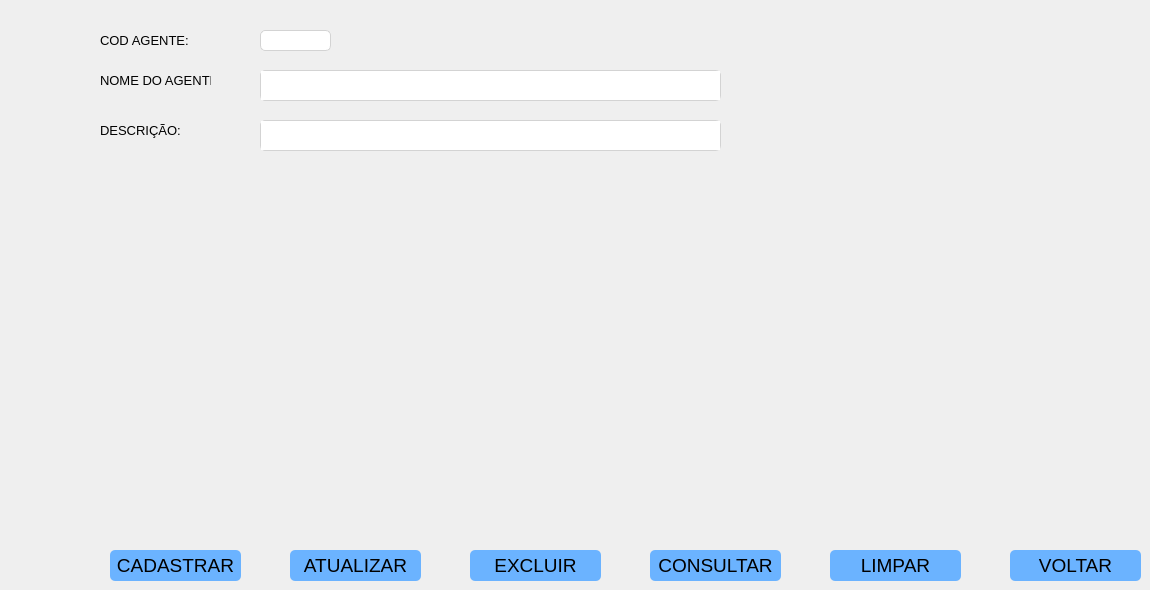
     <widget class="QWidget" name="tab_3">
      <attribute name="title">
       <string>AGENTE CAUSADOR</string>
      </attribute>
      <widget class="QLabel" name="cod_agente">
       <property name="geometry">
        <rect>
         <x>100</x>
         <y>30</y>
         <width>91</width>
         <height>20</height>
        </rect>
       </property>
       <property name="font">
        <font>
         <pointsize>10</pointsize>
        </font>
       </property>
       <property name="styleSheet">
        <string notr="true">border: none;</string>
       </property>
       <property name="text">
        <string>COD AGENTE:</string>
       </property>
       <property name="alignment">
        <set>Qt::AlignLeading|Qt::AlignLeft|Qt::AlignVCenter</set>
       </property>
      </widget>
      <widget class="QLineEdit" name="campo_cod_agente">
       <property name="geometry">
        <rect>
         <x>260</x>
         <y>30</y>
         <width>71</width>
         <height>21</height>
        </rect>
       </property>
       <property name="font">
        <font>
         <pointsize>10</pointsize>
        </font>
       </property>
       <property name="styleSheet">
        <string notr="true">border: 0.5px solid rgb(211,211,211);
border-radius: 5px;</string>
       </property>
      </widget>
      <widget class="QLabel" name="descricao_agente">
       <property name="geometry">
        <rect>
         <x>100</x>
         <y>120</y>
         <width>81</width>
         <height>20</height>
        </rect>
       </property>
       <property name="font">
        <font>
         <pointsize>10</pointsize>
        </font>
       </property>
       <property name="styleSheet">
        <string notr="true">border: none;</string>
       </property>
       <property name="text">
        <string>DESCRIÇÃO:</string>
       </property>
       <property name="alignment">
        <set>Qt::AlignLeading|Qt::AlignLeft|Qt::AlignVCenter</set>
       </property>
      </widget>
      <widget class="QPlainTextEdit" name="campo_descricao_agen">
       <property name="geometry">
        <rect>
         <x>260</x>
         <y>120</y>
         <width>461</width>
         <height>31</height>
        </rect>
       </property>
       <property name="font">
        <font>
         <pointsize>10</pointsize>
        </font>
       </property>
       <property name="styleSheet">
        <string notr="true">border: 0.5px solid rgb(211,211,211);
border-radius: 5px;</string>
       </property>
      </widget>
      <widget class="QPushButton" name="bt_cadastrar_agen">
       <property name="geometry">
        <rect>
         <x>110</x>
         <y>550</y>
         <width>131</width>
         <height>31</height>
        </rect>
       </property>
       <property name="font">
        <font>
         <pointsize>14</pointsize>
        </font>
       </property>
       <property name="styleSheet">
        <string notr="true">background-color: rgb(107, 179, 255);
border: none;
border-radius: 5px;</string>
       </property>
       <property name="text">
        <string>CADASTRAR</string>
       </property>
      </widget>
      <widget class="QPushButton" name="bt_atualizar_agen">
       <property name="geometry">
        <rect>
         <x>290</x>
         <y>550</y>
         <width>131</width>
         <height>31</height>
        </rect>
       </property>
       <property name="font">
        <font>
         <pointsize>14</pointsize>
        </font>
       </property>
       <property name="styleSheet">
        <string notr="true">background-color: rgb(107, 179, 255);
border: none;
border-radius: 5px;</string>
       </property>
       <property name="text">
        <string>ATUALIZAR</string>
       </property>
      </widget>
      <widget class="QPushButton" name="bt_excluir_agen">
       <property name="geometry">
        <rect>
         <x>470</x>
         <y>550</y>
         <width>131</width>
         <height>31</height>
        </rect>
       </property>
       <property name="font">
        <font>
         <pointsize>14</pointsize>
        </font>
       </property>
       <property name="styleSheet">
        <string notr="true">background-color: rgb(107, 179, 255);
border: none;
border-radius: 5px;</string>
       </property>
       <property name="text">
        <string>EXCLUIR</string>
       </property>
      </widget>
      <widget class="QPushButton" name="bt_consultar_agen">
       <property name="geometry">
        <rect>
         <x>650</x>
         <y>550</y>
         <width>131</width>
         <height>31</height>
        </rect>
       </property>
       <property name="font">
        <font>
         <pointsize>14</pointsize>
        </font>
       </property>
       <property name="styleSheet">
        <string notr="true">background-color: rgb(107, 179, 255);
border: none;
border-radius: 5px;</string>
       </property>
       <property name="text">
        <string>CONSULTAR</string>
       </property>
      </widget>
      <widget class="QPushButton" name="bt_limpar_agen">
       <property name="geometry">
        <rect>
         <x>830</x>
         <y>550</y>
         <width>131</width>
         <height>31</height>
        </rect>
       </property>
       <property name="font">
        <font>
         <pointsize>14</pointsize>
        </font>
       </property>
       <property name="styleSheet">
        <string notr="true">background-color: rgb(107, 179, 255);
border: none;
border-radius: 5px;</string>
       </property>
       <property name="text">
        <string>LIMPAR</string>
       </property>
      </widget>
      <widget class="QPushButton" name="bt_voltar_agen">
       <property name="geometry">
        <rect>
         <x>1010</x>
         <y>550</y>
         <width>131</width>
         <height>31</height>
        </rect>
       </property>
       <property name="font">
        <font>
         <pointsize>14</pointsize>
        </font>
       </property>
       <property name="styleSheet">
        <string notr="true">background-color: rgb(107, 179, 255);
border: none;
border-radius: 5px;</string>
       </property>
       <property name="text">
        <string>VOLTAR</string>
       </property>
      </widget>
      <widget class="QLabel" name="nome_agente">
       <property name="geometry">
        <rect>
         <x>100</x>
         <y>70</y>
         <width>111</width>
         <height>20</height>
        </rect>
       </property>
       <property name="font">
        <font>
         <pointsize>10</pointsize>
        </font>
       </property>
       <property name="styleSheet">
        <string notr="true">border: none;</string>
       </property>
       <property name="text">
        <string>NOME DO AGENTE:</string>
       </property>
       <property name="alignment">
        <set>Qt::AlignLeading|Qt::AlignLeft|Qt::AlignVCenter</set>
       </property>
      </widget>
      <widget class="QPlainTextEdit" name="campo_nome_agen">
       <property name="geometry">
        <rect>
         <x>260</x>
         <y>70</y>
         <width>461</width>
         <height>31</height>
        </rect>
       </property>
       <property name="font">
        <font>
         <pointsize>10</pointsize>
        </font>
       </property>
       <property name="styleSheet">
        <string notr="true">border: 0.5px solid rgb(211,211,211);
border-radius: 5px;</string>
       </property>
      </widget>
     </widget>
